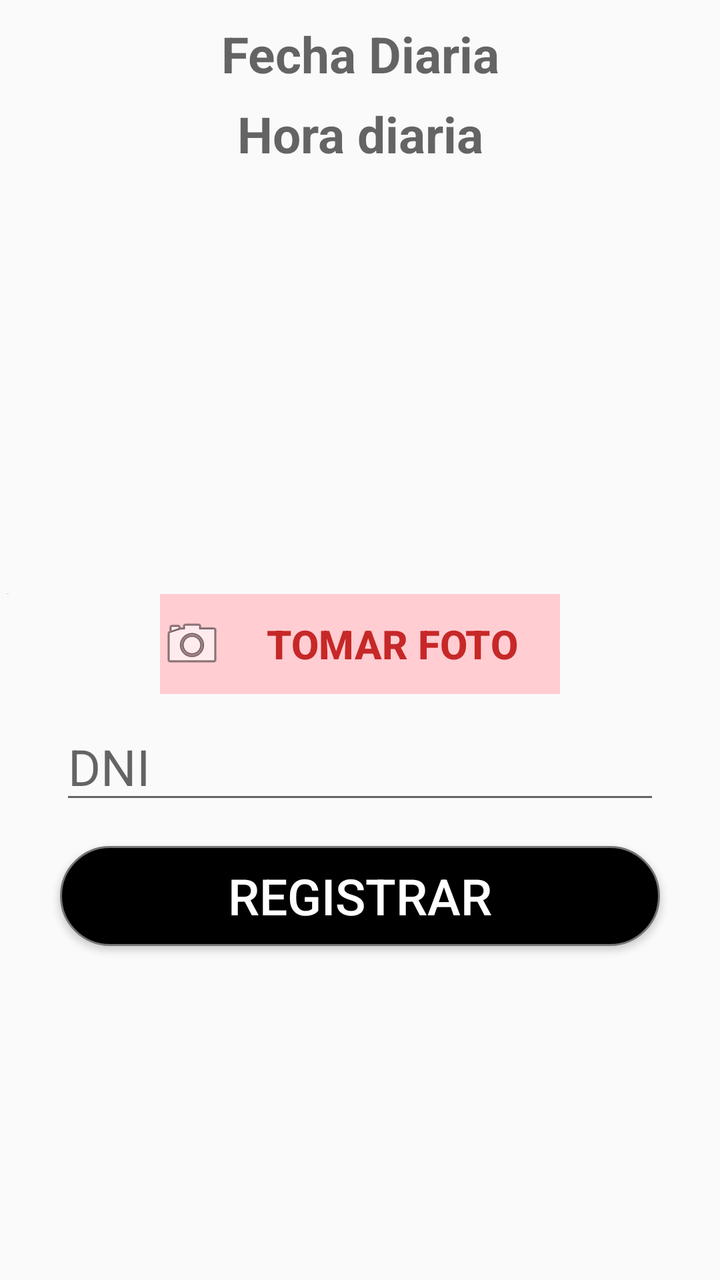
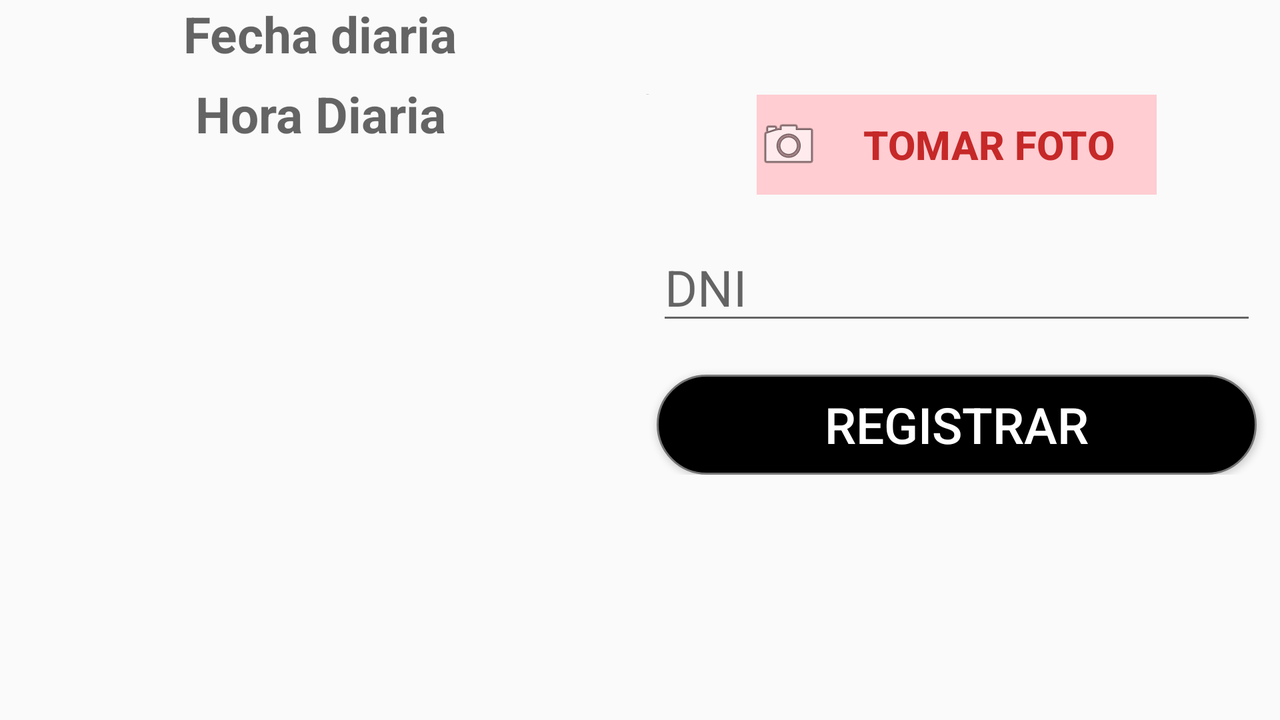

One screen, two layout resources from the same app: the default and the author's alternative for another configuration. Each is rendered where Android would select it; the XML of both is given below.
<!-- AndroidManifest.xml: application theme AppTheme -->
<!-- res/layout/activity_register_almuerzo.xml -->
<?xml version="1.0" encoding="utf-8"?>

<ScrollView xmlns:android="http://schemas.android.com/apk/res/android"
    xmlns:app="http://schemas.android.com/apk/res-auto"
    xmlns:tools="http://schemas.android.com/tools"
    android:layout_width="match_parent"
    android:layout_height="match_parent"
    android:orientation="vertical">

    <LinearLayout
        android:layout_width="match_parent"
        android:layout_height="match_parent"
        android:orientation="vertical">

        <RelativeLayout
            android:layout_width="match_parent"
            android:layout_height="wrap_content">

            <TextView
                android:id="@+id/fecha_texte"
                android:layout_width="180dp"
                android:layout_height="40dp"
                android:layout_centerHorizontal="true"
                android:layout_marginTop="10dp"
                android:hint="Fecha Diaria"
                android:textAlignment="center"
                android:textColor="#8F1212"
                android:textStyle="bold"
                android:textSize="@dimen/register_entrara_hora">

            </TextView>
            <TextView
                android:id="@+id/hora_texte"
                android:layout_width="180dp"
                android:layout_height="40dp"
                android:hint="Hora diaria"
                android:layout_centerHorizontal="true"
                android:textAlignment="center"
                android:textSize="@dimen/register_entrara_hora"
                android:textColor="#8F1212"
                android:textStyle="bold"
                android:layout_below="@+id/fecha_texte">
            </TextView>

            <ImageView
                android:id="@+id/imagen_preview"
                android:layout_width="@dimen/register_entrada_foto_width"
                android:layout_height="@dimen/register_entrada_foto_height"
                android:layout_below="@+id/hora_texte"
                android:layout_marginTop="2dp"
                android:adjustViewBounds="true"
                android:layout_centerHorizontal="true"
                android:background="@drawable/ic_person_black_24dp"
                android:scaleType="centerCrop" />

        </RelativeLayout>
        <RelativeLayout
            android:layout_width="match_parent"
            android:layout_height="wrap_content">

            <TextView
                android:id="@+id/codigo_texte"
                android:layout_width="match_parent"
                android:layout_height="5dp"
                android:text="3"
                android:textColor="#000000"
                android:layout_below="@+id/imagen_View"/>
        </RelativeLayout>

        <RelativeLayout
            android:layout_width="match_parent"
            android:layout_height="wrap_content">
            <Button
                android:id="@+id/fotoe"
                android:layout_width="@dimen/register_button_width"
                android:layout_height="@dimen/register_button_height"
                android:layout_centerInParent="true"
                android:drawableStart="@android:drawable/ic_menu_camera"
                style="@style/Widget.AppCompat.Button.Borderless.Colored"
                android:textStyle="bold"
                android:textSize="@dimen/register_text_foto_button"
                android:textColor="@color/colors_textButton_red"
                android:text=" Tomar Foto "
                android:onClick="takePicture"
                android:background="@color/colors_background_butoon_phot_red"
                android:drawableLeft="@android:drawable/ic_menu_camera" />

        </RelativeLayout>

        <RelativeLayout
            android:layout_marginTop="10dp"
            android:layout_width="wrap_content"
            android:layout_height="wrap_content"
            android:layout_gravity="center">

            <EditText
                android:id="@+id/dniTexte"
                android:layout_width="@dimen/register_dni_Editext_width"
                android:layout_height="@dimen/register_dni_Editext_height"
                android:hint="DNI"
                android:inputType="number"
                android:maxLength="8"
                android:maxLines="1"
                android:textSize="@dimen/register_text_hint_dni">

            </EditText>
        </RelativeLayout>

        <Button
            style=""
            android:layout_width="@dimen/register_button_regitrar_width"
            android:layout_height="@dimen/register_button_registrar_height"
            android:layout_gravity="center"
            android:layout_marginTop="16dp"
            android:background="@drawable/circle"
            android:onClick="callRegisterE"
            android:text="Registrar"
            android:textColor="#FFFFFF"
            android:textSize="@dimen/register_text_button_registar" />

        <TextView
            android:layout_width="match_parent"
            android:layout_height="wrap_content"
            android:layout_marginTop="20dp"/>

    </LinearLayout>

</ScrollView>
<!-- resources referenced by this layout -->
<resources>
  <color name="colors_background_butoon_phot_red">#FFCDD2</color>
  <color name="colors_textButton_red">#C62828</color>
  <dimen name="register_button_height">50dp</dimen>
  <dimen name="register_button_registrar_height">50dp</dimen>
  <dimen name="register_button_regitrar_width">300dp</dimen>
  <dimen name="register_button_width">200dp</dimen>
  <dimen name="register_dni_Editext_height">50dp</dimen>
  <dimen name="register_dni_Editext_width">300dp</dimen>
  <dimen name="register_entrada_foto_height">200dp</dimen>
  <dimen name="register_entrada_foto_width">200dp</dimen>
  <dimen name="register_entrara_hora">25sp</dimen>
  <dimen name="register_text_button_registar">25sp</dimen>
  <dimen name="register_text_foto_button">20sp</dimen>
  <dimen name="register_text_hint_dni">25sp</dimen>
  <!-- drawable circle (drawable) -->
  <?xml version="1.0" encoding="utf-8"?>
  <shape xmlns:android="http://schemas.android.com/apk/res/android"
      android:shape="rectangle">
  
      <size
          android:width="50dp"
          android:height="10dp"
          ></size>
      <corners
          android:radius="100dp"
          >
      </corners>
      <stroke
          android:color="@color/secondary_text"
          android:width="3px"
          />
      <solid android:color="@color/colorAccent"/>
  
  
  </shape>
  <style name="AppTheme" parent="Theme.AppCompat.Light.DarkActionBar">
          
          <item name="android:windowFullscreen">true</item>
  
          <item name="colorPrimary">@color/colorPrimary</item>
          <item name="colorPrimaryDark">@color/colorAccent</item>
          <item name="colorAccent">@color/colorPrimaryDark</item>
  
      </style>
  <color name="secondary_text">#757575</color>
  <color name="colorAccent">#000000</color>
  <color name="colorPrimary">#D50000</color>
  <color name="colorPrimaryDark">#00574B</color>
</resources>
<!-- res/layout-land/activity_register_almuerzo.xml (the author's variant of the layout above) -->
<!-- drawn on the phone turned sideways -->
<?xml version="1.0" encoding="utf-8"?>

<ScrollView xmlns:android="http://schemas.android.com/apk/res/android"
    xmlns:app="http://schemas.android.com/apk/res-auto"
    xmlns:tools="http://schemas.android.com/tools"
    android:layout_width="match_parent"
    android:layout_height="match_parent"
    android:orientation="vertical">

    <LinearLayout
        android:layout_width="match_parent"
        android:layout_height="match_parent"
        android:orientation="horizontal">

        <LinearLayout
            android:layout_width="match_parent"
            android:layout_height="wrap_content"
            android:orientation="vertical"
            android:layout_weight="1">

            <TextView
                android:id="@+id/fecha_texte"
                android:layout_width="180dp"
                android:layout_height="40dp"
                android:hint="Fecha diaria"
                android:layout_gravity="center"
                android:textAlignment="center"
                android:textSize="@dimen/register_entrara_hora"
                android:textStyle="bold"
                android:textColor="#C62828"
                android:maxLines="2">
            </TextView>
            <TextView
                android:id="@+id/hora_texte"
                android:layout_width="180dp"
                android:layout_height="40dp"
                android:hint="Hora Diaria"
                android:layout_gravity="center"
                android:textAlignment="center"
                android:textSize="@dimen/register_entrara_hora"
                android:maxLength="8"
                android:textStyle="bold"
                android:textColor="#C62828">
            </TextView>
            <ImageView
                android:layout_centerInParent="true"
                android:id="@+id/imagen_preview"
                android:layout_width="@dimen/register_entrada_foto_height"
                android:layout_height="@dimen/register_entrada_foto_width"
                android:adjustViewBounds="true"
                android:background="@drawable/ic_person_black_24dp"
                android:layout_gravity="center"/>
        </LinearLayout>

        <LinearLayout
            android:layout_width="match_parent"
            android:layout_height="wrap_content"
            android:orientation="vertical"
            android:layout_weight="1"
            android:layout_marginRight="10px"
            android:layout_gravity="center"
            >

            <TextView
                android:id="@+id/codigo_texte"
                android:layout_width="match_parent"
                android:layout_height="5dp"
                android:text="3"
                android:textColor="#000000" />

            <Button
                android:id="@+id/foto"
                android:layout_width="@dimen/register_button_width"
                android:layout_height="@dimen/register_button_height"
                android:layout_centerInParent="true"
                android:layout_gravity="center"
                android:drawableStart="@android:drawable/ic_menu_camera"
                style="@style/Widget.AppCompat.Button.Borderless.Colored"
                android:onClick="takePicture"
                android:text=" Tomar Foto "
                android:background="#FFCDD2"
                android:textColor="@color/colors_textButton_red"
                android:textSize="@dimen/register_text_foto_button"
                android:textStyle="bold" />

            <EditText
                android:id="@+id/dniTexte"
                android:layout_width="@dimen/register_dni_Editext_width"
                android:layout_height="@dimen/register_dni_Editext_height"
                android:hint="DNI"
                android:textSize="@dimen/register_text_hint_dni"
                android:layout_gravity="center"
                android:maxLines="1"
                android:maxLength="8"
                android:inputType="number"

                android:layout_marginTop="20dp">

            </EditText>

            <Button
                android:background="@drawable/circle"
                android:text="Registrar"
                android:textColor="#FFFFFF"
                android:layout_width="@dimen/register_button_regitrar_width"
                android:layout_height="@dimen/register_button_registrar_height"
                android:layout_gravity="center"
                android:layout_marginTop="20dp"
                android:onClick="callRegisterE"
                android:textSize="@dimen/register_text_button_registar"/>
        </LinearLayout>
    </LinearLayout>




</ScrollView>
<!-- resources referenced by the variant -->
<!-- as the phone turned sideways resolves them -->
<resources>
  <color name="colors_textButton_red">#C62828</color>
  <dimen name="register_button_height">50dp</dimen>
  <dimen name="register_button_registrar_height">50dp</dimen>
  <dimen name="register_button_regitrar_width">300dp</dimen>
  <dimen name="register_button_width">200dp</dimen>
  <dimen name="register_dni_Editext_height">50dp</dimen>
  <dimen name="register_dni_Editext_width">300dp</dimen>
  <dimen name="register_entrada_foto_height">200dp</dimen>
  <dimen name="register_entrada_foto_width">200dp</dimen>
  <dimen name="register_entrara_hora">25sp</dimen>
  <dimen name="register_text_button_registar">25sp</dimen>
  <dimen name="register_text_foto_button">20sp</dimen>
  <dimen name="register_text_hint_dni">25sp</dimen>
  <!-- drawable circle (drawable) -->
  <?xml version="1.0" encoding="utf-8"?>
  <shape xmlns:android="http://schemas.android.com/apk/res/android"
      android:shape="rectangle">
  
      <size
          android:width="50dp"
          android:height="10dp"
          ></size>
      <corners
          android:radius="100dp"
          >
      </corners>
      <stroke
          android:color="@color/secondary_text"
          android:width="3px"
          />
      <solid android:color="@color/colorAccent"/>
  
  
  </shape>
  <style name="AppTheme" parent="Theme.AppCompat.Light.DarkActionBar">
          
          <item name="android:windowFullscreen">true</item>
  
          <item name="colorPrimary">@color/colorPrimary</item>
          <item name="colorPrimaryDark">@color/colorAccent</item>
          <item name="colorAccent">@color/colorPrimaryDark</item>
  
      </style>
  <color name="secondary_text">#757575</color>
  <color name="colorAccent">#000000</color>
  <color name="colorPrimary">#D50000</color>
  <color name="colorPrimaryDark">#00574B</color>
</resources>
